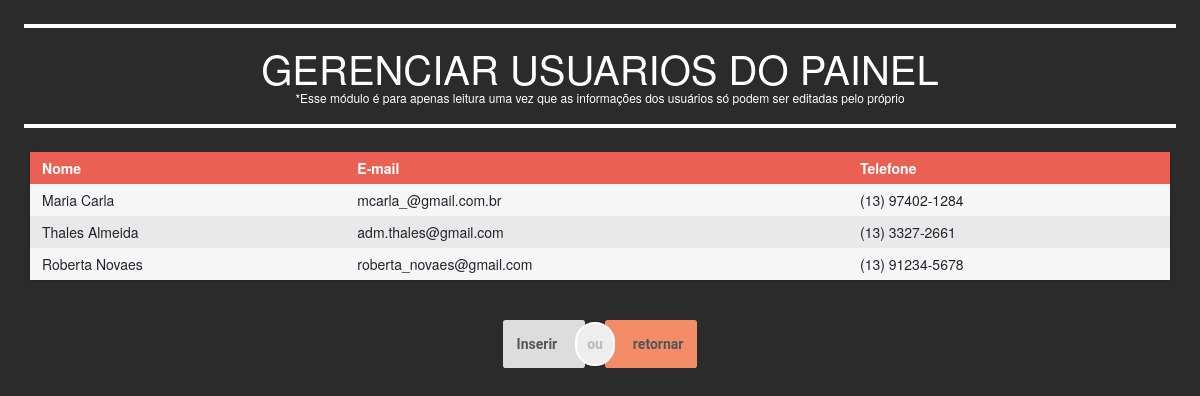
The app's page /Front/visualiza-cliente.php (signed in), older data.
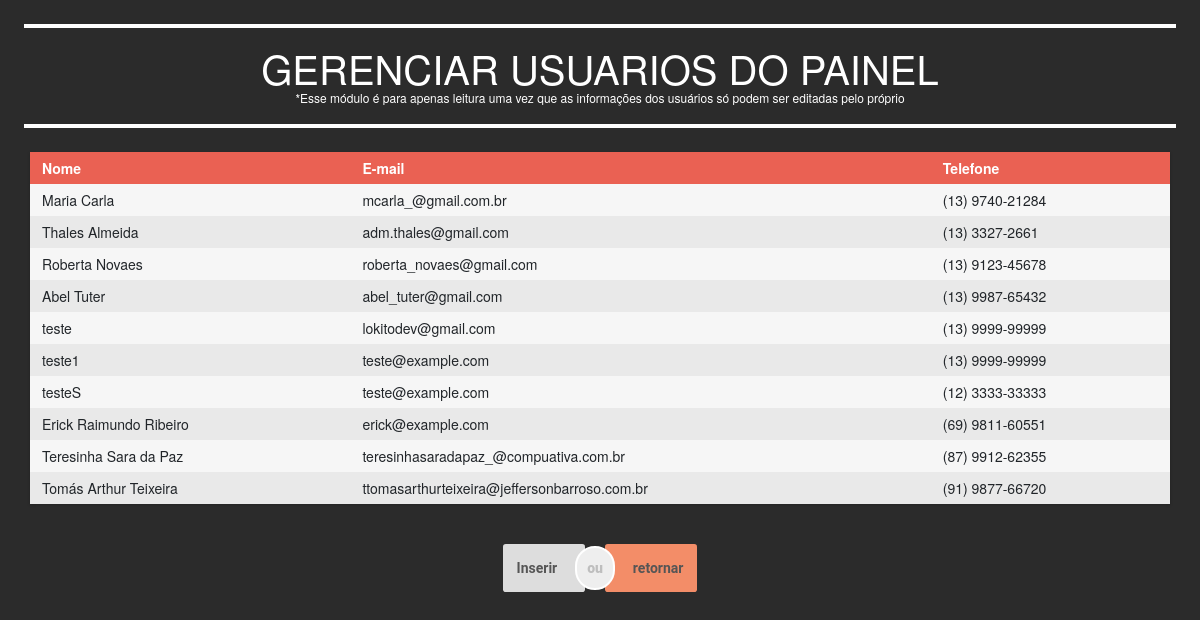
The same page, newer data.
### tables this page shows
CREATE TABLE `cliente` (
  `id_cliente` int(11) NOT NULL,
  `nm_login` varchar(50) NOT NULL,
  `cd_senha` varchar(100) NOT NULL,
  `nm_cliente` varchar(100) NOT NULL,
  `nm_email_cliente` varchar(100) NOT NULL,
  `cd_telefone_cliente` varchar(20) NOT NULL
);

### Back/chamadas.php (called while the page is built, shortened)
<?php
Class Chamadas{
    function verificaClientes(){
        require_once('classes.php');
        $lanchonete = new Lanchonete();
        $clientes = $lanchonete->verListaCliente();
        return $clientes;
    }
}
?>

### Back/conexao.php (called while the page is built, shortened)
<?php
class Conexao{
    public $servername = "localhost";
    public $username = "root";
    public $password = "";
    public $dbname = "lancheonnet";
    function connectToDatabase(){
        $conn = new mysqli($this->servername, $this->username, $this->password, $this->dbname);
        mysqli_set_charset($conn, 'utf8');
        return $conn;
    }
    function selectAllCliente(){
        $sql = "SELECT * FROM cliente";
        $conn = $this->connectToDatabase();
        if($stmt = $conn->prepare($sql)){
            if($stmt->execute()){
            } else{
            }
        } else{
           echo $conn->error;
        }
        $result = $stmt->get_result();
        if($result->num_rows){
            $clientes = array();
            while($row = $result->fetch_assoc()){
                $clientes[$row['id_cliente']]['id'] = $row['id_cliente'];
                $clientes[$row['id_cliente']]['nome'] = $row['nm_cliente'];
                $clientes[$row['id_cliente']]['email'] = $row['nm_email_cliente'];
                $clientes[$row['id_cliente']]['telefone'] = $row['cd_telefone_cliente'];
            }
            return $clientes;
        }
    }
}
?>

### Back/classes.php (called while the page is built, shortened)
<?php
require_once('conexao.php');
class Lanchonete{
    function verListaCliente(){
        $conexao = new Conexao();
        $clientes = $conexao->selectAllCliente();
        return $clientes;
    }
}
?>

### Front/visualiza-cliente.php (the view, shortened to what this page needs)
<?php session_start();
include('header-adm.php');
include('./../Back/chamadas.php');
$base = new Chamadas();
$clientes = $base->verificaClientes();
?>
<section style="margin: 2%;">
	<hr style="border:white 2px solid;">
		<h1 style="text-align: center; color: white;"> GERENCIAR USUARIOS DO PAINEL </h1>
		<p id="info-detalhes">*Esse módulo é para apenas leitura uma vez que as informações dos usuários só podem ser editadas pelo próprio</p>
	<hr style="border:white 2px solid;">
</section>
<section>
	<div class="container">
		<div class="row">
			<div class="table tableUsuario">
			    <div class="row header">
			      <div class="cell">
			        Nome
			      </div>
			      <div class="cell">
			        E-mail
			      </div>
			      <div class="cell">
			        Telefone
			      </div>
			    </div>
			<?php foreach ($clientes as $cliente) { ?>
				<div class="row">
			      <div class="cell" >
			        <span ><?php echo $cliente['nome']; ?></span>
			      </div>
			      <div class="cell" >
			        <span><?php echo $cliente['email']; ?></span>
			      </div>
			      <div class="cell" >
			        <span><?php echo $cliente['telefone']; ?></span>
			      </div>
			    </div>
			<?php } ?>
			</div>
			<div style="margin: 0 auto;">
					<button class="yes-button blur-hover btn-acao inserir" disabled data-item="prato">Inserir</button>
					<button class="or-button rectangalize-hover btn-acao">ou</button>
					<button class="no-button blur-hover btn-acao retornar"> retornar</button>
			</div>
		</div>
	</div>
</section>

### Front/header-adm.php (shortened to what this page needs)
<!DOCTYPE html>
<html>
<head>
    <link rel="stylesheet" href="bootstrap-4.3.1-dist/css/bootstrap.min.css">
    <link rel="stylesheet" href="https://cdnjs.cloudflare.com/ajax/libs/OwlCarousel2/2.3.4/assets/owl.carousel.min.css">
    <link rel="stylesheet" href="bootstrap-4.3.1-dist/css/bootstrap.min.css">
    <link rel="stylesheet" href="style.css">
</head>
<body style="font-family: 'Helvetica Neue', Helvetica, Arial; font-size: 14px; line-height: 20px; font-weight: 400; color: #3b3b3b; -webkit-font-smoothing: antialiased;font-smoothing: antialiased; background: #2b2b2b;">

### Front/style.css (style rules this page uses)
body, html { height: 100%; margin: 0; }
* { box-sizing: border-box; }
.table { margin: 0 0 40px 0; width: 100%; box-shadow: 0 1px 3px rgba(0, 0, 0, 0.2); display: table; }
.table .row { display: table-row; background: #f6f6f6; }
.table .row:nth-of-type(odd) { background: #e9e9e9; }
.row.header { font-weight: 900; color: #ffffff; background: #ea6153 !important; }
.cell { padding: 6px 12px; display: table-cell; }
.btn-acao { padding: 1em; border-radius: .2em; outline: none; background-color: #EEE; border: none; color: #555; font-weight: 700; font-family: 'Roboto', sans-serif; cursor: pointer; transition: .2s; box-shadow: 0em 0em 3em rgba(0, 0, 0, 0); }
.yes-button { background-color: rgb(202, 242, 150); text-align: left; padding-right: 2em; z-index: 1; position: relative; }
.yes-button:disabled, .no-button:disabled { background-color: #ddd; cursor: no-drop; }
.or-button { background: #eee; text-align: center; padding: 10px; border-radius: 33px; border: .2em solid #fff; margin: -1em; cursor: default; font-weight: 800; color: rgba(0, 0, 0, 0.2); z-index: 2; position: relative; }
.no-button { background-color: rgb(243, 141, 104); text-align: right; padding-left: 2em; z-index: 1; position: relative; }
#info-detalhes { text-align: center; color: white; font-size: 12px; margin-top: -1%; }

### Front/visualiza-cliente.php (style rules this page uses)
body { background-color: #93a6a8; }

Row changes from the older to the newer data that the page shows:
changed cliente "Maria Carla": cd_telefone_cliente "(13) 97402-1284" → "(13) 9740-21284"
changed cliente "Roberta Novaes": cd_telefone_cliente "(13) 91234-5678" → "(13) 9123-45678"
added cliente: nm_cliente "Abel Tuter", nm_email_cliente "abel_tuter@gmail.com", cd_telefone_cliente "(13) 9987-65432"
added cliente: nm_cliente "teste", nm_email_cliente "lokitodev@gmail.com", cd_telefone_cliente "(13) 9999-99999"
added cliente: nm_cliente "teste1", nm_email_cliente "teste@example.com", cd_telefone_cliente "(13) 9999-99999"
added cliente: nm_cliente "testeS", nm_email_cliente "teste@example.com", cd_telefone_cliente "(12) 3333-33333"
added cliente: nm_cliente "Erick Raimundo Ribeiro", nm_email_cliente "erick@example.com", cd_telefone_cliente "(69) 9811-60551"
added cliente: nm_cliente "Teresinha Sara da Paz", nm_email_cliente "teresinhasaradapaz_@compuativa.com.br", cd_telefone_cliente "(87) 9912-62355"
added cliente: nm_cliente "Tomás Arthur Teixeira", nm_email_cliente "ttomasarthurteixeira@jeffersonbarroso.com.br", cd_telefone_cliente "(91) 9877-66720"
